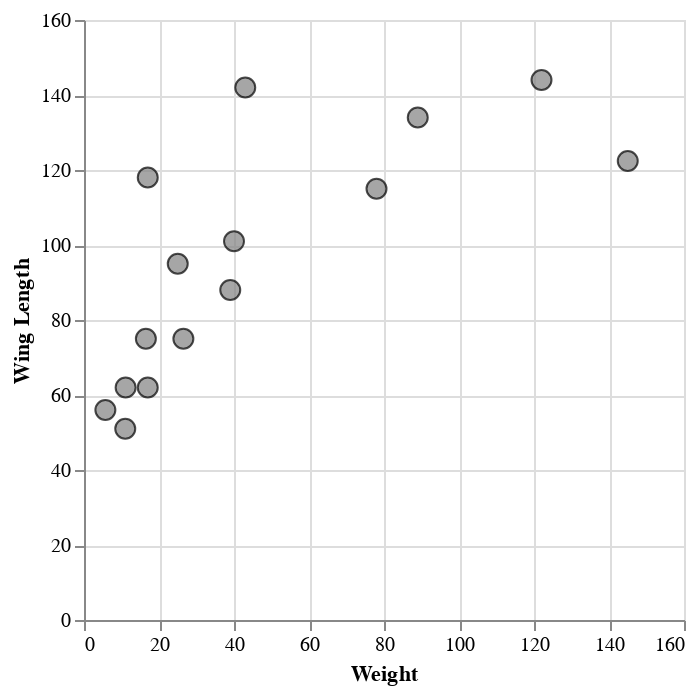

The cell this chart's notebook holds for it:
### Markdown cell above
### Hover Selection

In the above example, selection is accomplished by clicking a point. However, there are other methods of accomplishing this selection. We might wish to have the same type of selection used with tooltips, selecting a point when the pointer is over the point, without requiring a click. We can set the `on` parameter to `'pointerover'` instead.

### Code cell
import altair as alt

selector = alt.selection_point(on='pointerover', empty='none')

alt.Chart(birds).mark_point(filled=True, stroke='black').encode(
    x='Weight',
    y='Wing Length',
    color=alt.condition(selector, alt.value('red'), alt.value('gray')),
    strokeWidth=alt.condition(selector, alt.value(3), alt.value(1)),
    size=alt.value(100),
).add_params(
    selector
)

### Figure 1 — Vega-Lite specification as saved in the notebook (floating-point values rounded to 4 significant figures)
{"config": {"view": {"continuousWidth": 300, "continuousHeight": 300}}, "data": {"name": "data-0bb29ce1f7152002f04254de9e163495"}, "mark": {"type": "point", "filled": true, "stroke": "black"}, "encoding": {"color": {"condition": {"param": "param_11", "value": "red", "empty": false}, "value": "gray"}, "size": {"value": 100}, "strokeWidth": {"condition": {"param": "param_11", "value": 3, "empty": false}, "value": 1}, "x": {"field": "Weight", "type": "quantitative"}, "y": {"field": "Wing Length", "type": "quantitative"}}, "params": [{"name": "param_11", "select": {"type": "point", "on": "pointerover"}}], "$schema": "https://vega.github.io/schema/vega-lite/v5.20.1.json", "datasets": {"data-0bb29ce1f7152002f04254de9e163495": [{"Common Name": "House Wren", "Species": "Troglodytes aedon", "Wing Length": 51.0, "Weight": 11.0}, {"Common Name": "Golden-crowned Kinglet", "Species": "Regulus satrapa", "Wing Length": 56.0, "Weight": 5.7}, {"Common Name": "Swamp Sparrow", "Species": "Melospiza georgiana", "Wing Length": 62.0, "Weight": 17.0}, {"Common Name": "Chestnut-sided Warbler", "Species": "Setophaga pensylvanica", "Wing Length": 62.0, "Weight": 11.1}, {"Common Name": "Blue-headed Vireo", "Species": "Vireo solitarius", "Wing Length": 75.0, "Weight": 16.5}, {"Common Name": "White-crowned Sparrow", "Species": "Zonotrichia leucophrys", "Wing Length": 75.0, "Weight": 26.5}, {"Common Name": "Gray Catbird", "Species": "Dumetella carolinensis", "Wing Length": 88.0, "Weight": 39.0}, {"Common Name": "Cedar Waxwing", "Species": "Bombycilla cedrorum", "Wing Length": 95.0, "Weight": 25.0}, {"Common Name": "Rose-breasted Grosbeak", "Species": "Pheucticus ludovicianus", "Wing Length": 101.0, "Weight": 40.0}, {"Common Name": "Florida Scrub-Jay", "Species": "Aphelocoma coerulescens", "Wing Length": 115.0, "Weight": 78.0}, {"Common Name": "Barn Swallow", "Species": "Hirundo rustica", "Wing Length": 118.0, "Weight": 17.0}, {"Common Name": "Eastern Meadowlark", "Species": "Sturnella magna", "Wing Length": 122.4, "Weight": 145.0}, {"Common Name": "Blue Jay", "Species": "Cyanocitta cristata", "Wing Length": 134.0, "Weight": 89.0}, {"Common Name": "Purple Martin", "Species": "Progne subis", "Wing Length": 142.0, "Weight": 43.0}, {"Common Name": "Common Grackle", "Species": "Quiscalus quiscula", "Wing Length": 144.0, "Weight": 122.0}]}}
